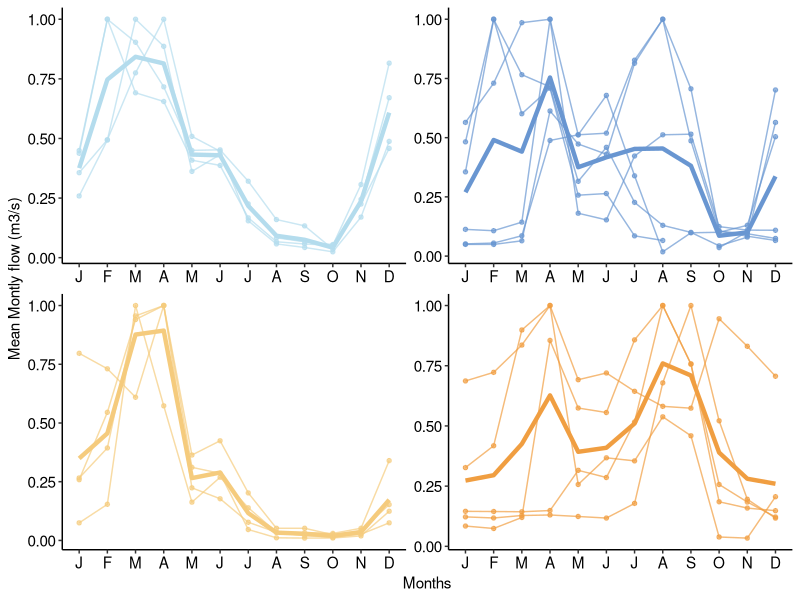

Write R code to recreate this figure.
library(data.table)
library(ggplot2)

site_info <- as.data.table(read.csv("site_summary.csv"))
flow_data <-data.table(read.csv("Flow_HYDRA_2017_2018_cleanSK.csv", header = T))
flow_data$date <- lubridate::mdy(flow_data$Date)
flow <- flow_data[flow_data$date<"2018-10-01" & flow_data$date>= "2017-10-01"]
#flow = flow_data use this if you want all years as part of the anaysis instead of the measurement years

flow[, c("year", "month", "day") := tstrsplit(date, "-")]
flow[,c("year", "month", "day") := lapply(flow[,c("year", "month", "day")], FUN = as.numeric)]

monthly_means <- data.table(aggregate(x = flow[,-c("month", "Date", "day", "date")], by=flow[,c("month")], FUN = mean,na.rm = T, nan.rm = T))
rivers = c(colnames(monthly_means[,2:22]))
monthly_max <- t(monthly_means[, lapply(.SD, max, na.rm =TRUE), .SDcols = rivers ])
annual_max_discharge = data.table('variable' = row.names(monthly_max), "annual_max" = monthly_max[,1])

means <- melt(monthly_means[,-22], id.vars="month")
means <- means[annual_max_discharge, on = .(variable = variable)]
means <- data.table(merge(means, site_info, by.x="variable", by.y="site"))
means$month <- as.factor(means$month)
means = means[means$variable!="Carrion",]

means_summary <- means[, .(min = min(value, na.rm = TRUE), 
                           max = max(value, na.rm = TRUE),
                           mean = mean(value, na.rm=TRUE),
                           normalized_mean = mean(value/annual_max, na.rm = TRUE)),
                      by = .(groups, month, Class)]

means_summary$groups <- factor(means_summary$groups, levels = c("TempNat", "TempAlt", "MedNat", "MedAlt"))
means$groups <- factor(means$groups, levels = c("TempNat", "TempAlt", "MedNat", "MedAlt"))

theme_pca <- theme_bw() +
    theme(
      text = element_text(size=11),
      axis.title = element_text(size=11),
      axis.text = element_text(size=11, color="black"), 
      legend.position = "none", 
      strip.placement ="outside", 
      strip.background = element_blank(), 
      strip.text = element_blank(),
      axis.line =  element_line(color="black"),
      panel.border = element_blank(),
      axis.line.y.right = element_line(color="white"),
      panel.grid = element_blank())


hydrographs <- ggplot(means)+
  facet_wrap(~groups, scales="free", labeller=as_labeller(c(TempNat="nA", TempAlt="aA", MedNat="nM", MedAlt="aM")))+
  geom_line(aes(x=month, y=value/annual_max, group=variable, color=groups), size=0.5, alpha=0.7)+
  #directlabels::geom_dl(aes(x=month, y=value, group=variable, label = variable, color=groups), method = "first.qp")+
  geom_line(data=means_summary, aes(x=month, y= normalized_mean, group=groups, color=groups), size=1.5)+
  geom_point(aes(x=month, y=value/annual_max, group=variable, color=groups), size=1.2, alpha=0.7)+
  scale_color_manual(values =c("#B4DCED", '#6996D1','#F5CB7D','#F09E41'))+
  scale_x_discrete(labels=c("1" = "J", "2" = "F","3" = "M", "4" = "A", "5" = "M","6" = "J","7" = "J", "8" = "A","9" = "S","10" = "O","11" = "N", "12" = "D" ))+
  labs(x="Months", y=paste("Mean Montly flow (m3/s)"))+
  theme_pca 

pdf('plots/hydrographs.pdf', width = 5, height = 4)
plot(hydrographs)
dev.off()
  